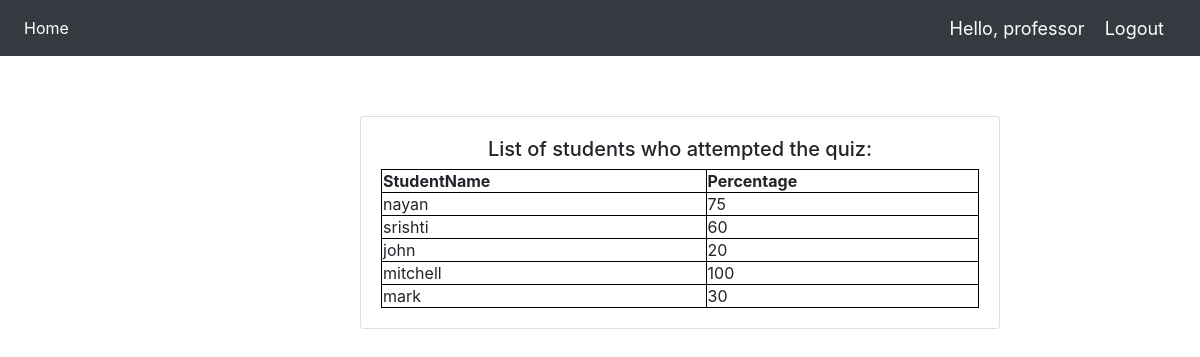
Screenshot of /scores/ (signed in) with the database file from the repository.
### testapp/models.py (models this page shows, shortened)
class StudentScores(models.Model):
    StudentName= models.CharField(max_length= 100, null=True)
    MarksObtained= models.IntegerField()

### testapp/views.py (the view)
# urls.py: path('scores/', views.viewScores,name='scores'),
def viewScores(request):
    scores= StudentScores.objects.all()
    context={'scores':scores}
    return render(request,'testapp/scores.html',context)

### testapp/templates/testapp/scores.html (shortened to what this page needs)
{% include 'testapp/nav.html' %}
{% load static %}
<html>
    <head>
        <link rel="stylesheet" href="{% static 'css/scores.css' %}" type="text/css">
        <link rel="stylesheet" href="https://stackpath.bootstrapcdn.com/bootstrap/4.3.1/css/bootstrap.min.css">
    </head>
    <body>
        <div class="card" style="width: 40rem;">
            <div class="card-body">
                <h5>List of students who attempted the quiz:</h5>
                <table style="width:100%">
                    <tr>
                        <th>StudentName</th>
                        <th>Percentage</th>
                    </tr>
                    {% for score in scores %}
                        <tr>
                            <td>{{ score.StudentName }}</td>
                            <td>{{ score.MarksObtained }}</td>
                        </tr>
                    {% endfor %}
                </table>
            </div>
        </div>
    </body>
</html>

### testapp/templates/testapp/nav.html (shortened to what this page needs)
<link rel="stylesheet" href="https://stackpath.bootstrapcdn.com/bootstrap/4.3.1/css/bootstrap.min.css">
<nav class="navbar navbar-expand-lg navbar-dark bg-dark">
  <div class="collapse navbar-collapse" id="navbarNav">
    <ul class="navbar-nav">
      <li class="nav-item active">
        <a class="nav-link" href="{% url 'home' %}">Home</a>
      </li>
    </ul>
  </div>
  {% if request.user.is_authenticated %}
  <span class="greet">Hello, {{request.user}}</span>
  <span ><a  class="greet" href="{% url 'logout' %}">Logout</a></span>
  {% endif %}
</nav>

### static/css/scores.css (style rules this page uses)
table, th, td { border: 1px solid black; }
.card { margin-left: 30%; margin-right: 30%; width: auto; margin-top: 5%; background-color:azure; }
.card-body { text-align:center; }

### static/css/background.css (style rules this page uses)
body { background-image: url("https://i.pinimg.com/originals/5c/f2/66/5cf2660af5f4214def7166dc7a7c8062.jpg"); }

### testapp/templates/testapp/nav.html (style rules this page uses)
.greet { font-size: 18px; color: #fff; margin-right: 20px; }

### rows the page displays
StudentScores: StudentName "nayan", MarksObtained "75"
StudentScores: StudentName "srishti", MarksObtained "60"
StudentScores: StudentName "john", MarksObtained "20"
StudentScores: StudentName "mitchell", MarksObtained "100"
StudentScores: StudentName "mark", MarksObtained "30"

### other values shown
{{ request.user }} "professor"
